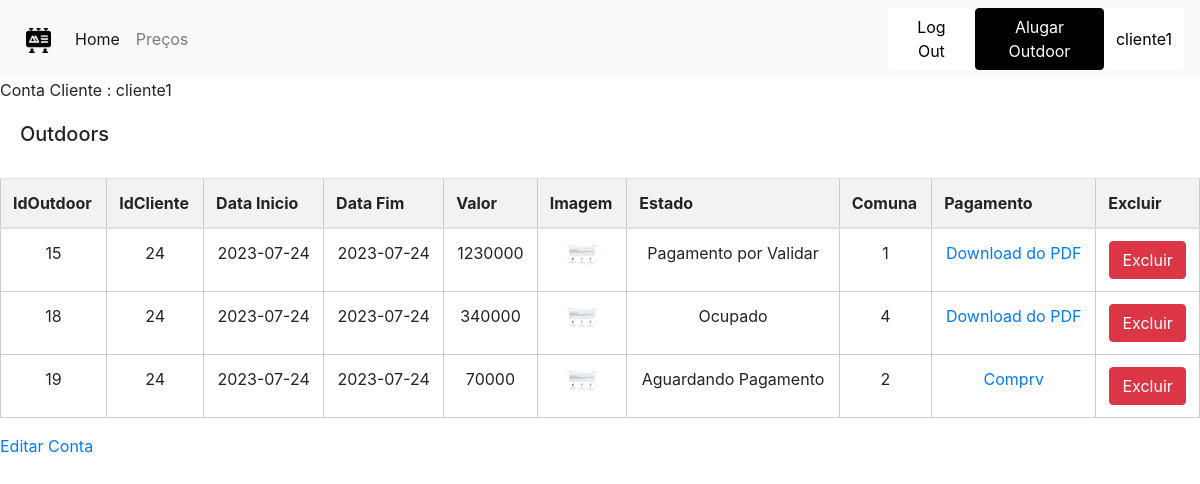
/view/cliente.php (signed in), run on the app's committed database.
### tables this page shows
CREATE TABLE `aluguer` (
  `idOutdoor` int(11) NOT NULL,
  `idCliente` int(11) DEFAULT NULL,
  `dataInicio` date NOT NULL,
  `dataFim` date NOT NULL,
  `precoFinal` double NOT NULL,
  `imagem` varchar(60) DEFAULT NULL,
  `estado` varchar(60) NOT NULL,
  `comuna` int(11) NOT NULL,
  `idGestor` int(11) DEFAULT NULL,
  `pdf` varchar(60) DEFAULT NULL
);

### controllers/AluguerController.php (called while the page is built, shortened)
<?php
include_once '../model/Aluguer.php';
include_once '../repositories/AluguerRepository.php';
$aluguerRepository = new AluguerRepository();

### dbconfig/Conexao.php (called while the page is built)
<?php
class Conexao {
	private static $instance;
	public static function getConn() {
		if(!isset(self::$instance)):
			self::$instance = new \PDO('mysql:host=localhost;dbname=outdoor;charset=utf8','root','');
		endif;
		return self::$instance;
	}
}

### repositories/AluguerRepository.php (called while the page is built, shortened)
<?php
include_once '../dbconfig/Conexao.php';
include_once '../model/Aluguer.php';
class AluguerRepository
{
    public function getIdByUser($username) {
        $sql = 'SELECT id FROM user WHERE user.username = ?';
        $stmt = Conexao::getConn()->prepare($sql);
        $stmt->bindValue(1, $username);
        $stmt->execute();
        $resultado = $stmt->fetch(\PDO::FETCH_ASSOC);
        if ($resultado !== false && isset($resultado["id"])) {
            return $resultado["id"];
        }
        return null;
    }
    public function isPdfNull($idAluguer) {
    $sql = 'SELECT pdf FROM aluguer WHERE idOutdoor = ?';
    $stmt = Conexao::getConn()->prepare($sql);
    $stmt->bindValue(1, $idAluguer);
    $stmt->execute();
    $resultado = $stmt->fetch(\PDO::FETCH_ASSOC);
    $pdf = $resultado['pdf'];
    return ($pdf === null);
    }
    public function getNomePdfById($idAluguer) {
    $sql = 'SELECT pdf FROM aluguer WHERE idOutdoor = ?';
    $stmt = Conexao::getConn()->prepare($sql);
    $stmt->bindValue(1, $idAluguer);
    $stmt->execute();
    $resultado = $stmt->fetch(\PDO::FETCH_ASSOC);
    $pdf = $resultado['pdf'];
    return $pdf;
}
    public function getAllAluguerPorCliente($idCliente)
{
    $sql = 'SELECT * FROM aluguer WHERE idCliente = ?';
    $stmt = Conexao::getConn()->prepare($sql);
    $stmt->bindValue(1, $idCliente);
    $stmt->execute();
    $result = array();
    while ($resultado = $stmt->fetch(\PDO::FETCH_ASSOC)) {
        $objecto = new Aluguer();
        $objecto->setIdOutdoor($resultado["idOutdoor"]);
        $objecto->setIdCliente($resultado["idCliente"]);
        $objecto->setDataInicio($resultado["dataInicio"]);
        $objecto->setDataFim($resultado["dataFim"]);
        $objecto->setPrecoFinal($resultado["precoFinal"]);
        $objecto->setComuna($resultado["comuna"]);
        $objecto->setImagem($resultado["imagem"]);
        $objecto->setEstado($resultado["estado"]);
        $objecto->setPdf($resultado["pdf"]);
        $result[] = $objecto;
    }
    return $result;
}
}

### model/Aluguer.php (called while the page is built, shortened)
<?php
class Aluguer{
        private $idOutdoor;
        private $idCliente;
        private $dataInicio;
        private $dataFim;
        private $precoFinal;
        private $imagem;
        private $estado;
        private $comuna;
        public function __construct($idOutdoor = null, $idCliente = null,$dataInicio=null, $dataFim = null, $precoFinal = null, $comuna = null, $estado =null,$imagem = null, $pdf = null, $idGestor = null) {
        $this->idOutdoor = $idOutdoor;
        $this->idCliente= $idCliente;
        $this->dataFim = $dataFim;
        $this->comuna = $comuna;
        $this->dataInicio = $dataInicio;
        $this->imagem = $imagem;
        $this->estado = $estado;
    }
    public function getPrecoFinal() {
      return $this->precoFinal;
    }
    public function setPrecoFinal($valor) {
      $this->precoFinal = $valor;
    }
    public function getIdOutdoor() {
        return $this->idOutdoor;
      }
      public function setIdOutdoor($idOutdoor) {
        $this->idOutdoor = $idOutdoor;
      }
      public function getIdCliente() {
        return $this->idCliente;
      }
      public function setIdCliente($idCliente) {
        $this->idCliente = $idCliente;
      }
      public function getDataInicio() {
        return $this->dataInicio;
      }
    public function setDataInicio($dataInicio) {
        $this->dataInicio = $dataInicio;
    }
    public function getImagem() {
        return $this->imagem;
    }
    public function setImagem($imagem) {
        $this->imagem = $imagem;
    }
    public function getDataFim() {
        return $this->dataFim;
    }
    public function setDataFim($dt) {
        $this->dataFim = $dt;
    }
    public function getEstado() {
        return $this->estado;
    }
    public function setComuna($novoEstado) {
        $this->comuna = $novoEstado;
    }
      public function getComuna() {
        return $this->comuna;
    }
    public function setEstado($novoEstado) {
        $this->estado = $novoEstado;
    }
}

### view/cliente.php (the view, shortened to what this page needs)
<?php
include_once 'header-gestor.php';
include_once '../controllers/AluguerController.php';
include_once '../model/Aluguer.php';
?>
<h7> Conta <?php echo ' ' . $_SESSION['perfil'] . ' : ' . $_SESSION['username'] ?></h7>
<h5 style="margin-top: 20px; margin-left: 20px"> Outdoors</h5>
<html lang="en">
    <head>
        <link href="../Content/css/bootstrap.min.css" rel="stylesheet">
    </head>
    <body>
        <div class="container>
             <br/>
             <br/>
             <button type="button" data-bs-toggle="modal" data-bs-target="#exampleModal" class="btn btn-primary" ></button>
        <br/>
        <table class="table" >
            <thead>
                <tr>
                    <th scope="col">IdOutdoor</th>
                    <th scope="col">IdCliente</th>
                    <th scope="col">Data Inicio</th>
                    <th scope="col">Data Fim</th>
                    <th scope="col">Valor</th>
                    <th scope="col">Imagem</th>
                    <th scope="col">Estado</th>
                    <th scope="col">Comuna</th>
                    <th scope="col">Pagamento</th>
                    <th scope="col">Excluir</th>
                </tr>
            </thead>
            <tbody>
                <?php
                $idC = $aluguerRepository->getIdByUser($_SESSION['username']);
                foreach ($aluguerRepository->getAllAluguerPorCliente($idC) as $outd):
                    echo "<tr>";
                    echo "<td>" . $outd->getIdOutdoor() . "</td>";
                    echo "<td>" . $outd->getIdCliente() . "</td>";
                    echo "<td>" . $outd->getDataInicio() . "</td>";
                    echo "<td>" . $outd->getDataFim() . "</td>";
                    echo "<td>" . $outd->getPrecoFinal() . "</td>";
                    echo "<td><img width='30' height='20' src='../content/images/images/a" . $outd->getImagem() . "'></td>";
                    echo "<td>" . $outd->getEstado() . "</td>";
                    echo "<td>" . $outd->getComuna() . "</td>";
                    if(($aluguerRepository->isPdfNull($outd->getIdOutdoor()) == null)){
                        echo '<td><a href="C:\xampp\htdocs\Sistema-Outdoors\content\pdf\a' . $aluguerRepository->getNomePdfById($outd->getIdOutdoor()) . '" download>Download do PDF</a></td>';
                    }else{
                         echo '<td><a href="pdf.php?id='.$outd->getIdOutdoor().'">Comprv</a></td>';
                    }
                    echo"<form method='post'>";
                    echo '<td><input type="submit" data-bs-toggle="modal"  id="idGest" name="idGest" data-bs-target="#exampleModal1"  class="btn btn-danger" value="Excluir"></input>';
                    echo "</tr>";
                endforeach;
                ?>
            </tbody>
        </table>
        <?php
        echo '<td><a href="edit-cliente.php?id=' . $idC . '" class=" btn-outline-primary">Editar Conta </a></td>';
        ?>
    </div>
</body>
</html>

### view/header-gestor.php (shortened to what this page needs)
<!DOCTYPE html>
<html lang="en">
    <head>
        <link rel="stylesheet" href="../content/css/header.css">
        <link rel="stylesheet" href="../content/bootstrap/bootstrap.min.css">
        <link rel="stylesheet" href="../content/css/tables.css">
    </head>
    <body>
        <nav class="navbar navbar-expand-lg navbar-light bg-light">
            <a class="navbar-brand mt-2 mt-lg-0" href="index.php">
                <img src="../content/images/logo/outdoors.png" height="25" loading="lazy" id="logo"
                     style="margin-left: 10px;" />
            </a>
            <ul class="navbar-nav mr-auto">
                <li class="nav-item active">
                    <a class="nav-link" href="index.php">Home <span class="sr-only"></span></a>
                </li>
                <li class="nav-item">
                    <a class="nav-link" href="outdoors.php">Preços</a>
                </li>
            </ul>
            <div class="collapse navbar-collapse" id="textoNavbar">
                <?php
                if ($_SESSION['perfil'] == "Admin") {
                    echo '
            <div class="dropdown " id="login" style="margin-left: 70%">
                <div class="d-flex align-items-right text-right">
                    <button type="button" class="btn btn-link px-3 me-2" style="color:black; background-color:white;">
                        <a href="../controllers/Logout.php" style="color:black; "> Log Out </a>
                    </button>
                    <button type="button" class="btn btn-primary me-3" id="btn-login">
                        <a href="form-gestor.php" style="color:white"> Criar Conta </a>
                    </button>
                    <button  type="button" class="btn btn-primary me-2" id="btn-login">
                        <a href="admin.php" style="color:white">' . $_SESSION['username'] . ' </a>
                    </button>
                </div>
                </div>';
                } else if ($_SESSION['perfil'] == "Cliente") {
                    echo ' <div class="dropdown " id="login" style="margin-left: 70%">
                <div class="d-flex align-items-right text-right">
                    <button type="button" class="btn btn-link px-3 me-2" style="color:black; background-color:white;">
                        <a href="../controllers/Logout.php" style="color:black;"> Log Out </a>
                    </button>
                    <button type="button" class="btn btn-primary me-3" id="btn-login">
                        <a href="aluguer.php" style="color:white"> Alugar Outdoor </a>
                    </button>
                    <button type="button" class="btn btn-primary me-2" id="btn-login" style="background-color:white; border:none;">
                        <a href="cliente.php" style="color:black; ">' . $_SESSION['username'] . ' </a>
                    </button>
                </div>
            </div>';
                }
                ?>
            </div>
        </nav>

### content/css/header.css (style rules this page uses)
#btn-login { background-color: black; color : white; border-color: black; }

### content/css/tables.css (style rules this page uses)
table { width: 100%; border-collapse: collapse; margin-bottom: 20px; }
th, td { padding: 10px; text-align: center; border: 1px solid #ccc; }
th { background-color: #f2f2f2; font-weight: bold; }

### view/header-gestor.php (style rules this page uses)
button { margin-left: 10px; }

### data on the page
aluguer: idOutdoor "15", idCliente "24", dataInicio "2023-07-24", dataFim "2023-07-24", precoFinal "1230000", imagem (picture), estado "Pagamento por Validar", comuna "1"
aluguer: idOutdoor "18", idCliente "24", dataInicio "2023-07-24", dataFim "2023-07-24", precoFinal "340000", imagem (picture), estado "Ocupado", comuna "4"
aluguer: idOutdoor "19", idCliente "24", dataInicio "2023-07-24", dataFim "2023-07-24", precoFinal "70000", imagem (picture), estado "Aguardando Pagamento", comuna "2"

### other printed values
$_SESSION['username'] "cliente1"
$_SESSION['perfil'] "Cliente"
